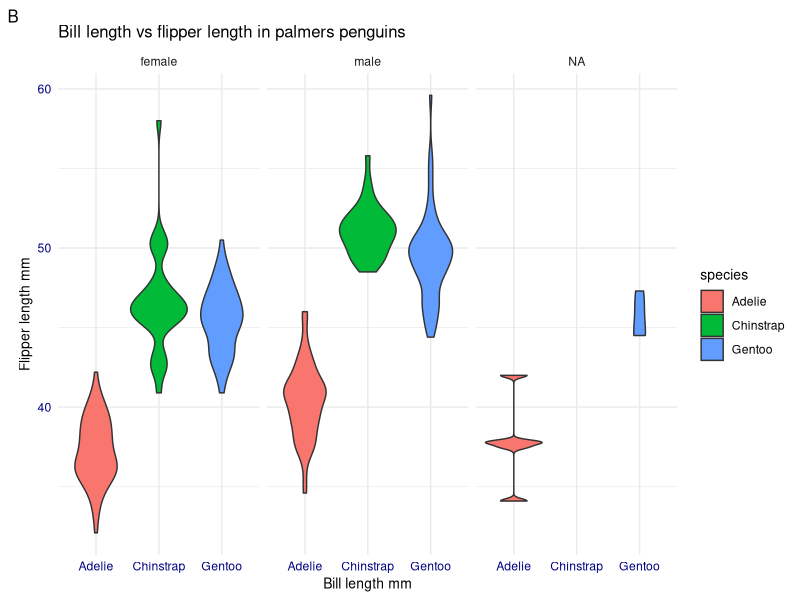
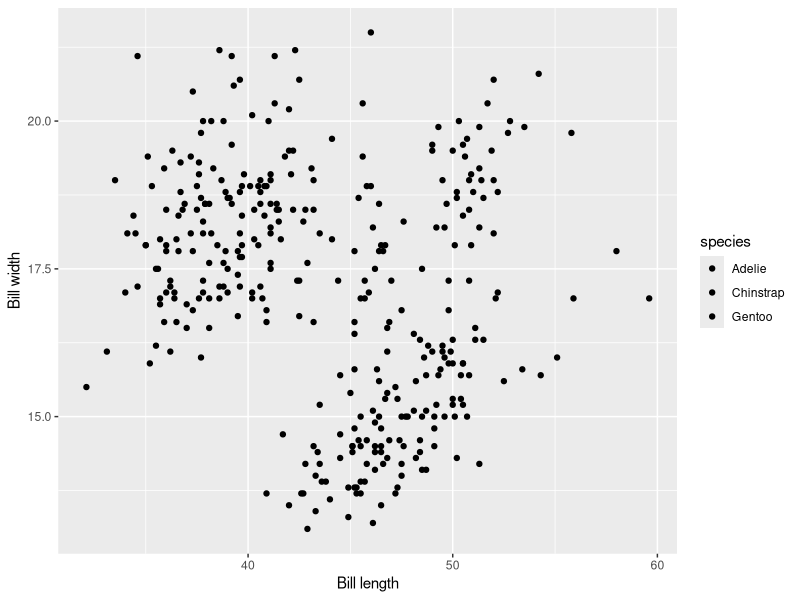
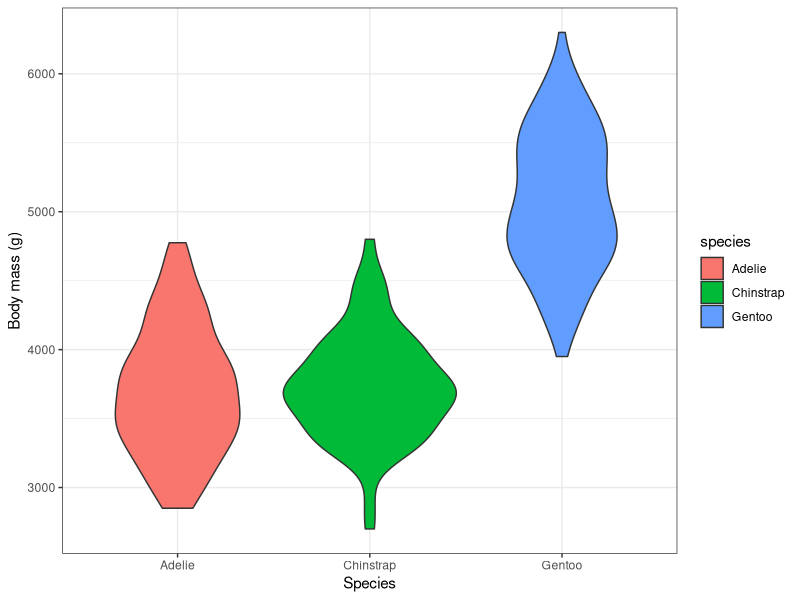

Recreate these plots in R, in order.
library(palmerpenguins)
library(tidyverse)
ggplot(penguins, aes(x = species, y = bill_length_mm, fill = species)) + 
  geom_violin() + 
  scale_color_viridis_d() +
  labs(
    x = "Bill length mm",
    y = "Flipper length mm",
    title = "Bill length vs flipper length in palmers penguins",
    tag = "B"
  ) +
  facet_wrap(facets = vars(sex)) +
  theme_minimal() +
  theme(title = element_text(size = 10),
        axis.title = element_text(size = 10),
        axis.text = element_text(colour = "navy"))

ggplot(penguins, aes(x = bill_length_mm, y = bill_depth_mm, fill = species)) +
  geom_point() +
  labs(x = "Bill length", y = "Bill width")

## Mean of body mass in adelie
filter(penguins, species == "Adelie") |> 
  group_by(sex) |>
  summarise(mean_body_mass = mean(body_mass_g))

ggplot(penguins, aes(x = species, y = body_mass_g, fill = species)) +
  geom_violin() + 
  theme_bw() + 
  labs( 
    x = "Species",
    y = "Body mass (g)")
